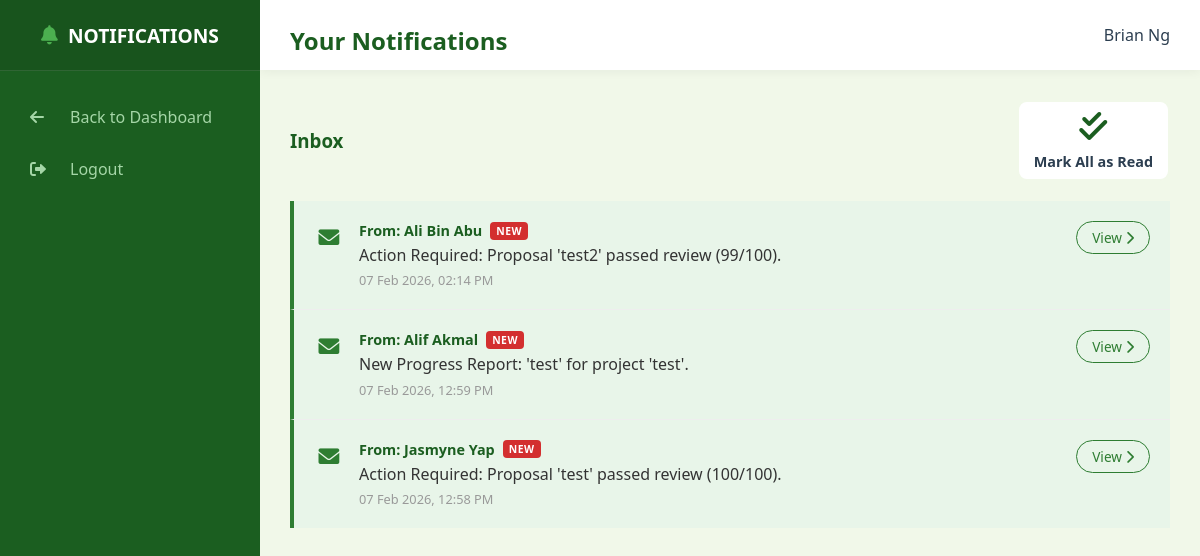
Before: /notifications (signed in) with the older database file.
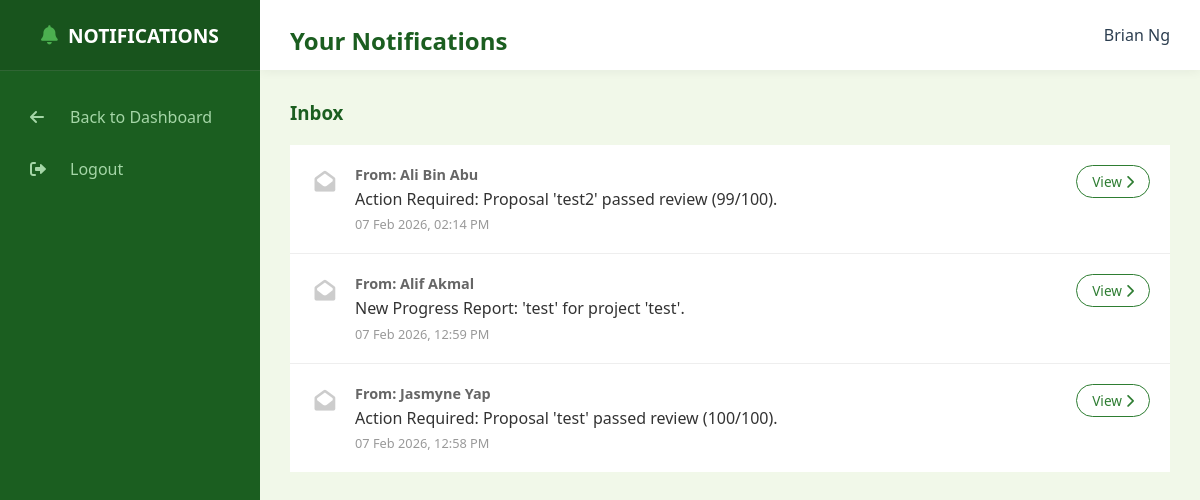
After: the same page with the newer database file.
### models.py (models this page shows, shortened)
class User(db.Model):
    __tablename__ = "user"
    mmu_id = db.Column(db.String(15), primary_key=True)
    name = db.Column(db.String(150), nullable=False)
    email = db.Column(db.String(100), unique=True, nullable=False)
    password = db.Column(db.String(100), nullable=False)
    faculty = db.Column(db.String(100), nullable=False)
    user_role = db.Column(db.String(25), nullable=False)
    profile_image = db.Column(db.String(20), nullable=False, default="default.jpg")
    phone_number = db.Column(db.String(20), nullable=True)
    admin_profile = db.relationship(
        "Admin", backref="user_info", uselist=False, cascade="all, delete-orphan"
    )
    researcher_profile = db.relationship(
        "Researcher", backref="user_info", uselist=False, cascade="all, delete-orphan"
    )
    reviewer_profile = db.relationship(
        "Reviewer", backref="user_info", uselist=False, cascade="all, delete-orphan"
    )
    hod_profile = db.relationship(
        "HOD", backref="user_info", uselist=False, cascade="all, delete-orphan"
    )

class Notification(db.Model):
    __tablename__ = "notification"
    id = db.Column(db.Integer, primary_key=True)
    recipient_id = db.Column(
        db.String(15), db.ForeignKey("user.mmu_id"), nullable=False
    )
    sender_id = db.Column(db.String(15), db.ForeignKey("user.mmu_id"), nullable=True)
    message = db.Column(db.String(255), nullable=False)
    link = db.Column(db.String(255), nullable=True)
    is_read = db.Column(db.Boolean, default=False)
    timestamp = db.Column(db.DateTime, default=malaysia_now)
    recipient = db.relationship(
        "User", foreign_keys=[recipient_id], backref="notifications_received"
    )
    sender = db.relationship(
        "User", foreign_keys=[sender_id], backref="notifications_sent"
    )

### routes/auth_routes.py (the view)
@auth_bp.route("/notifications")
def view_notifications():
    if "user_id" not in session:
        return redirect(url_for("auth.main_login"))
    user_id = session["user_id"]
    notifs = (
        Notification.query.filter_by(recipient_id=user_id)
        .order_by(Notification.timestamp.desc())
        .all()
    )
    return render_template(
        "notifications.html", notifications=notifs, user=User.query.get(user_id)
    )

### main.py (called while the page is built)
@app.context_processor
def inject_notifications():
    if "user_id" in session:
        unread = Notification.query.filter_by(recipient_id=session["user_id"], is_read=False).count()
        return dict(unread_notifications=unread)
    return dict(unread_notifications=0)

### templates/notifications.html (shortened to what this page needs)
<!DOCTYPE html>
<html lang="en">
<head>
    <link rel="stylesheet" type="text/css" href="{{ url_for('static', filename='style.css') }}">
    <link rel="stylesheet" href="https://cdnjs.cloudflare.com/ajax/libs/font-awesome/6.0.0/css/all.min.css">
</head>
<body>
    <div class="dashboard-container">
        <div class="sidebar">
            <div class="sidebar-header"><i class="fas fa-bell"
                    style="margin-right: 10px; color: var(--secondary-color);"></i> NOTIFICATIONS</div>
            <ul class="sidebar-menu">
                <li><a href="javascript:history.back()"><i class="fas fa-arrow-left"></i> Back to Dashboard</a></li>
                <li><a href="{{ url_for('auth.logout') }}"><i class="fas fa-sign-out-alt"></i> Logout</a></li>
            </ul>
        </div>
        <div class="main-content">
            <div class="top-bar">
                <h2>Your Notifications</h2> <span>{{ user.name }}</span>
            </div>
            <div class="content-wrapper">
                <div style="display: flex; justify-content: space-between; align-items: center; margin-bottom: 20px;">
                    <h3 style="margin: 0; color: #1b5e20;">Inbox</h3>
                    {% if unread_notifications > 0 %}
                    <a href="{{ url_for('auth.mark_all_notifications_read') }}" class="btn-outline"
                        style="font-size: 0.9rem; padding: 8px 15px;">
                        <i class="fas fa-check-double"></i> Mark All as Read
                    </a>
                    {% endif %}
                </div>
                <div class="section-card" style="padding: 0; overflow: hidden;">
                    {% for n in notifications %}
                    <div class="notif-item {% if not n.is_read %}unread{% endif %}">
                        <div class="notif-icon">
                            {% if not n.is_read %}
                            <i class="fas fa-envelope" style="color: #2e7d32;"></i>
                            {% else %}
                            <i class="fas fa-envelope-open" style="color: #ccc;"></i>
                            {% endif %}
                        </div>
                        <div class="notif-content">
                            <div class="notif-sender">
                                {% if n.sender %}From: {{ n.sender.name }}{% else %}System Message{% endif %}
                                {% if not n.is_read %}
                                <span class="badge-new">NEW</span>
                                {% endif %}
                            </div>
                            <div class="notif-text">{{ n.message }}</div>
                            <div class="notif-time">{{ n.timestamp.strftime('%d %b %Y, %I:%M %p') }}</div>
                        </div>
                        {% if n.link %}
                        <div class="notif-action">
                            <a href="{{ url_for('auth.click_notification', notif_id=n.id) }}" class="btn-sm">
                                View <i class="fas fa-chevron-right"></i>
                            </a>
                        </div>
                        {% endif %}
                    </div>
                    {% else %}
                    <div style="padding: 50px; text-align: center; color: #999;">
                        <i class="fas fa-inbox"
                            style="font-size: 3rem; margin-bottom: 15px; display: block; opacity: 0.3;"></i>
                        No notifications yet.
                    </div>
                    {% endfor %}
                </div>
            </div>
        </div>
    </div>
</body>
</html>

### static/style.css (style rules this page uses)
:root { --primary-color: #1b5e20; --secondary-color: #4caf50; --accent-color: #ffc107; --bg-light: #f1f8e9; --white: #ffffff; --text-dark: #2c3e50; --text-muted: #607d8b; --sidebar-width: 260px; --shadow: 0 4px 6px rgba(0, 0, 0, 0.1); }
body { font-family: 'Segoe UI', 'Roboto', Helvetica, Arial, sans-serif; margin: 0; padding: 0; background-color: var(--bg-light); color: var(--text-dark); }
.dashboard-container { display: flex; min-height: 100vh; }
.sidebar { width: var(--sidebar-width); background-color: var(--primary-color); color: white; display: flex; flex-direction: column; position: fixed; height: 100%; z-index: 100; }
.sidebar-header { height: 70px; display: flex; align-items: center; justify-content: center; background-color: rgba(0, 0, 0, 0.1); font-size: 1.2rem; font-weight: bold; border-bottom: 1px solid rgba(255, 255, 255, 0.1); }
.sidebar-menu { list-style: none; padding: 0; margin: 20px 0; }
.sidebar-menu li a { display: flex; align-items: center; padding: 15px 25px; color: #a5d6a7; text-decoration: none; transition: 0.3s; border-left: 5px solid transparent; }
.sidebar-menu li a i { width: 30px; margin-right: 10px; }
.main-content { margin-left: var(--sidebar-width); width: calc(100% - var(--sidebar-width)); background-color: var(--bg-light); display: flex; flex-direction: column; min-height: 100vh; }
.top-bar { width: 100%; height: 70px; background: white; display: flex; align-items: center; justify-content: space-between; padding: 0 30px; box-shadow: 0 2px 10px rgba(0, 0, 0, 0.05); box-sizing: border-box; position: sticky; top: 0; z-index: 50; }
body { margin: 0; }
.dashboard-container { display: flex; min-height: 100vh; width: 100%; }
.sidebar { width: 260px; flex-shrink: 0; }
.main-content { flex: 1; display: flex; flex-direction: column; width: 100%; }
.content-wrapper { padding: 30px; }
h2 { margin-bottom: 0.5rem; color: var(--primary-color); }
.notif-item { padding: 20px; border-bottom: 1px solid #eee; display: flex; align-items: flex-start; gap: 15px; background-color: white; transition: background-color 0.2s; }
.notif-item:last-child { border-bottom: none; }
.notif-icon { font-size: 1.3rem; margin-top: 2px; width: 30px; text-align: center; }
.notif-content { flex: 1; }
.notif-sender { font-size: 0.9rem; font-weight: 600; color: #666; margin-bottom: 4px; display: flex; align-items: center; gap: 8px; }
.notif-text { font-size: 1rem; color: #333; margin-bottom: 5px; line-height: 1.4; }
.notif-time { font-size: 0.8rem; color: #999; }
.btn-sm { text-decoration: none; color: #2e7d32; border: 1px solid #2e7d32; padding: 6px 15px; border-radius: 20px; font-size: 0.85rem; transition: all 0.2s; white-space: nowrap; display: inline-block; }

Changed rows visible on the page:
changed Notification "Action Required: Proposal 'test2' passed review (99/100).": no longer shows "NEW"
changed Notification "New Progress Report: 'test' for project 'test'.": no longer shows "NEW"
changed Notification "Action Required: Proposal 'test' passed review (100/100).": no longer shows "NEW"
Other visible differences:
text no longer shown: "Mark All as Read"
